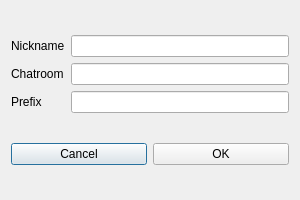
<ui version="4.0">
  <class>SettingDialog</class>
  <widget class="QDialog" name="SettingDialog">
    <property name="geometry">
      <rect>
      <x>0</x>
      <y>0</y>
      <width>300</width>
      <height>200</height>
      </rect>
    </property>
    <property name="windowTitle">
      <string>Chat Settings</string>
    </property>
    <layout class="QVBoxLayout">
      <property name="spacing">
        <number>6</number>
      </property>
      <item>
        <layout class="QHBoxLayout">
          <property name="spacing">
            <number>6</number>
          </property>
          <!-- first group -->
          <item>
            <layout class="QVBoxLayout">
              <property name="spacing">
                <number>6</number>
              </property>
              <item>
                <widget class="QLabel">
                  <property name="text">
                    <string>Nickname</string>
                  </property>
                </widget>
              </item>
              <item>
                <widget class="QLabel">
                  <property name="text">
                    <string>Chatroom</string>
                  </property>
                </widget>
              </item>
              <item>
                <widget class="QLabel" name="prefixLabel">
                  <property name="text">
                    <string>Prefix</string>
                  </property>
                </widget>
              </item>
            </layout>
          </item>
          <!-- first group -->

          <!-- second group -->
          <item>
            <layout class="QVBoxLayout">
              <property name="spacing">
                <number>6</number>
              </property>
              <item>
                <widget class="QLineEdit" name="nickEdit">
                  <property name="maxLength">
                    <number>200</number>
                  </property>
                </widget>
              </item>
              <item>
                <widget class="QLineEdit" name="roomEdit">
                  <property name="maxLength">
                    <number>200</number>
                  </property>
                </widget>
              </item>
              <item>
                <widget class="QLineEdit" name="prefixEdit">
                  <property name="maxLength">
                    <number>200</number>
                  </property>
                </widget>
              </item>
            </layout>
          </item>
          <!-- second group -->
        </layout>
      </item>
      <item>
        <layout class="QHBoxLayout">
          <property name="spacing">
            <number>6</number>
          </property>
          <item>
            <widget class="QPushButton" name="cancelButton">
              <property name="text">
                <string>Cancel</string>
              </property>
            </widget>
          </item>
          <item>
            <widget class="QPushButton" name="okButton">
              <property name="text">
                <string>OK</string>
              </property>
            </widget>
          </item>
        </layout>
      </item>
    </layout>
  </widget>
  <resources/>
  <connections/>
</ui>
